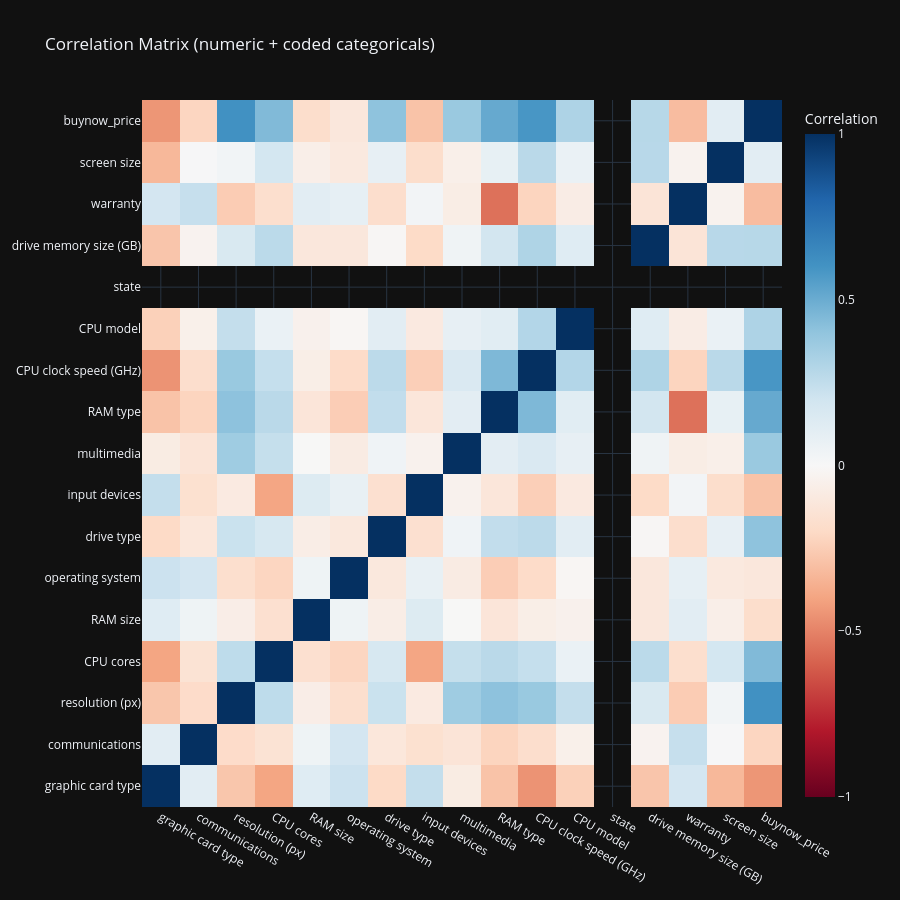

The notebook cell this image was saved under:
### Markdown cell above
### Matriz de corelação
Let's see about the correlation between the features. Essa é apenas a primeira versão da matriz de correlação, antes de modelar os dados.

A análise prévia mostra que as colunas, resolution (px), GPU Clock speed, RAM type, CPU Cores e drive types são as mais importantes para a formação do preço do laptop

### Code cell
df_corr = df.copy()
for col in df_corr.columns:
    if df_corr[col].dtype == 'object' or str(df_corr[col].dtype) == 'category' or df_corr[col].dtype == 'bool':
        codes, _ = pd.factorize(df_corr[col], sort=True)
        df_corr[col] = codes.astype('float')
        df_corr.loc[df[col].isna(), col] = np.nan

df_corr = df_corr.loc[:, df_corr.notna().sum() >= 2]

corr = df_corr.corr()

heatmap = go.Heatmap(
    z=corr.values,
    x=corr.columns,
    y=corr.index,
    colorscale='RdBu',
    zmin=-1,
    zmax=1,
    colorbar=dict(title='Correlation')
)
fig = go.Figure(data=[heatmap])
fig.update_layout(
    title='Correlation Matrix (numeric + coded categoricals)',
    template='plotly_dark',
    width=900,
    height=900
)
fig.show()

### Figure 1 — Plotly figure (JSON) as saved in the notebook; plotly's stock layout.template omitted (floating-point values rounded to 4 significant figures; data arrays with more than 128 entries replaced by an {"elided": "..."} marker saying what was removed)
{"data": [{"colorbar": {"title": {"text": "Correlation"}}, "colorscale": [[0, "rgb(103,0,31)"], [0.1, "rgb(178,24,43)"], [0.2, "rgb(214,96,77)"], [0.3, "rgb(244,165,130)"], [0.4, "rgb(253,219,199)"], [0.5, "rgb(247,247,247)"], [0.6, "rgb(209,229,240)"], [0.7, "rgb(146,197,222)"], [0.8, "rgb(67,147,195)"], [0.9, "rgb(33,102,172)"], [1, "rgb(5,48,97)"]], "type": "heatmap", "x": ["graphic card type", "communications", "resolution (px)", "CPU cores", "RAM size", "operating system", "drive type", "input devices", "multimedia", "RAM type", "CPU clock speed (GHz)", "CPU model", "state", "drive memory size (GB)", "warranty", "screen size", "buynow_price"], "y": ["graphic card type", "communications", "resolution (px)", "CPU cores", "RAM size", "operating system", "drive type", "input devices", "multimedia", "RAM type", "CPU clock speed (GHz)", "CPU model", "state", "drive memory size (GB)", "warranty", "screen size", "buynow_price"], "z": {"elided": "17x17 float values"}, "zmax": 1, "zmin": -1}], "layout": {"height": 900, "title": {"text": "Correlation Matrix (numeric + coded categoricals)"}, "width": 900}}
